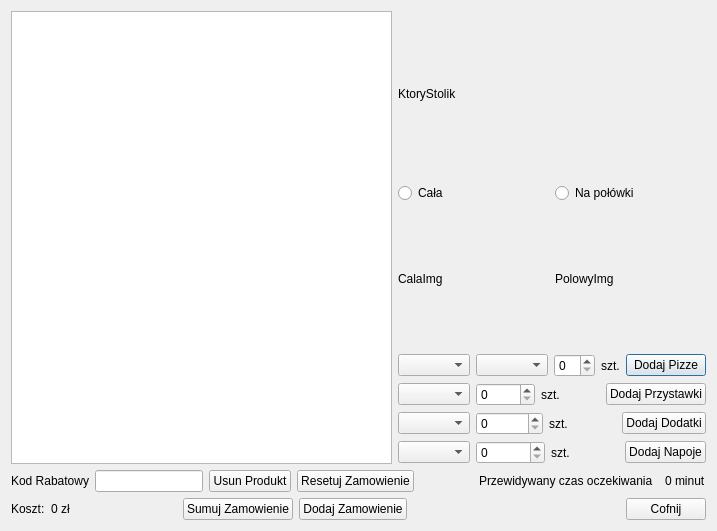
<?xml version="1.0" encoding="UTF-8"?>
<ui version="4.0">
 <class>Zamowienie</class>
 <widget class="QDialog" name="Zamowienie">
  <property name="geometry">
   <rect>
    <x>0</x>
    <y>0</y>
    <width>717</width>
    <height>531</height>
   </rect>
  </property>
  <property name="windowTitle">
   <string>Dialog</string>
  </property>
  <layout class="QFormLayout" name="formLayout">
   <item row="0" column="0" colspan="2">
    <layout class="QVBoxLayout" name="verticalLayout_3">
     <item>
      <layout class="QHBoxLayout" name="horizontalLayout_9">
       <item>
        <widget class="QListWidget" name="listWidget_rachunek"/>
       </item>
       <item>
        <layout class="QVBoxLayout" name="verticalLayout_2">
         <item>
          <widget class="QLabel" name="label_wyswietlWybranyStolik">
           <property name="text">
            <string>KtoryStolik</string>
           </property>
          </widget>
         </item>
         <item>
          <layout class="QVBoxLayout" name="verticalLayout">
           <item>
            <layout class="QHBoxLayout" name="horizontalLayout">
             <item>
              <widget class="QRadioButton" name="radioButton_cala">
               <property name="text">
                <string>Cała</string>
               </property>
              </widget>
             </item>
             <item>
              <widget class="QRadioButton" name="radioButton_polowy">
               <property name="text">
                <string>Na połówki</string>
               </property>
              </widget>
             </item>
            </layout>
           </item>
           <item>
            <layout class="QHBoxLayout" name="horizontalLayout_2">
             <item>
              <widget class="QLabel" name="label_pizzaCala">
               <property name="text">
                <string>CalaImg</string>
               </property>
              </widget>
             </item>
             <item>
              <widget class="QLabel" name="label_pizzaPolowa">
               <property name="text">
                <string>PolowyImg</string>
               </property>
              </widget>
             </item>
            </layout>
           </item>
          </layout>
         </item>
         <item>
          <layout class="QHBoxLayout" name="horizontalLayout_8">
           <item>
            <widget class="QComboBox" name="comboBox_rodzajPizzyPolowaLubCala"/>
           </item>
           <item>
            <widget class="QComboBox" name="comboBox_rodzajPizzyDrugaPolowa"/>
           </item>
           <item>
            <widget class="QSpinBox" name="spinBox_iloscPizzy"/>
           </item>
           <item>
            <widget class="QLabel" name="label_6">
             <property name="text">
              <string>szt.</string>
             </property>
            </widget>
           </item>
           <item>
            <widget class="QPushButton" name="pushButton_dodajPizze">
             <property name="text">
              <string>Dodaj Pizze</string>
             </property>
            </widget>
           </item>
          </layout>
         </item>
         <item>
          <layout class="QHBoxLayout" name="horizontalLayout_3">
           <item>
            <widget class="QComboBox" name="comboBox_rodzajPrzystawki"/>
           </item>
           <item>
            <widget class="QSpinBox" name="spinBox_iloscPrzystawki"/>
           </item>
           <item>
            <widget class="QLabel" name="label_3">
             <property name="text">
              <string>szt.</string>
             </property>
            </widget>
           </item>
           <item>
            <widget class="QPushButton" name="pushButton_dodajPrzystawki">
             <property name="text">
              <string>Dodaj Przystawki</string>
             </property>
            </widget>
           </item>
          </layout>
         </item>
         <item>
          <layout class="QHBoxLayout" name="horizontalLayout_4">
           <item>
            <widget class="QComboBox" name="comboBox_rodzajeDodatkow"/>
           </item>
           <item>
            <widget class="QSpinBox" name="spinBox_iloscDodatki"/>
           </item>
           <item>
            <widget class="QLabel" name="label_2">
             <property name="text">
              <string>szt.</string>
             </property>
            </widget>
           </item>
           <item>
            <widget class="QPushButton" name="pushButton_dodajDodatki">
             <property name="text">
              <string>Dodaj Dodatki</string>
             </property>
            </widget>
           </item>
          </layout>
         </item>
         <item>
          <layout class="QHBoxLayout" name="horizontalLayout_5">
           <item>
            <widget class="QComboBox" name="comboBox_rodzajeNapoje"/>
           </item>
           <item>
            <widget class="QSpinBox" name="spinBox_iloscNapoje"/>
           </item>
           <item>
            <widget class="QLabel" name="label">
             <property name="text">
              <string>szt.</string>
             </property>
            </widget>
           </item>
           <item>
            <widget class="QPushButton" name="pushButton_dodajNapoje">
             <property name="text">
              <string>Dodaj Napoje</string>
             </property>
            </widget>
           </item>
          </layout>
         </item>
        </layout>
       </item>
      </layout>
     </item>
     <item>
      <layout class="QHBoxLayout" name="horizontalLayout_7">
       <item>
        <widget class="QLabel" name="label_25">
         <property name="text">
          <string>Kod Rabatowy</string>
         </property>
        </widget>
       </item>
       <item>
        <widget class="QLineEdit" name="lineEdit_kodRabatowy"/>
       </item>
       <item>
        <widget class="QPushButton" name="pushButton_usunProdukt">
         <property name="text">
          <string>Usun Produkt</string>
         </property>
        </widget>
       </item>
       <item>
        <widget class="QPushButton" name="pushButton_resetujZamowienie">
         <property name="text">
          <string>Resetuj Zamowienie</string>
         </property>
        </widget>
       </item>
       <item>
        <spacer name="horizontalSpacer">
         <property name="orientation">
          <enum>Qt::Horizontal</enum>
         </property>
         <property name="sizeHint" stdset="0">
          <size>
           <width>40</width>
           <height>20</height>
          </size>
         </property>
        </spacer>
       </item>
       <item>
        <widget class="QLabel" name="label_27">
         <property name="text">
          <string>Przewidywany czas oczekiwania  </string>
         </property>
        </widget>
       </item>
       <item>
        <widget class="QLabel" name="label_czasOczekiwania">
         <property name="text">
          <string>0 minut</string>
         </property>
        </widget>
       </item>
      </layout>
     </item>
     <item>
      <layout class="QHBoxLayout" name="horizontalLayout_6">
       <item>
        <widget class="QLabel" name="label_26">
         <property name="text">
          <string>Koszt:</string>
         </property>
        </widget>
       </item>
       <item>
        <widget class="QLabel" name="label_sumaZamowienia">
         <property name="text">
          <string>0 zł</string>
         </property>
        </widget>
       </item>
       <item>
        <spacer name="horizontalSpacer_3">
         <property name="orientation">
          <enum>Qt::Horizontal</enum>
         </property>
         <property name="sizeHint" stdset="0">
          <size>
           <width>40</width>
           <height>20</height>
          </size>
         </property>
        </spacer>
       </item>
       <item>
        <widget class="QPushButton" name="pushButton_sumujZamowienie">
         <property name="text">
          <string>Sumuj Zamowienie</string>
         </property>
        </widget>
       </item>
       <item>
        <widget class="QPushButton" name="pushButton_dodajZamowienie">
         <property name="text">
          <string>Dodaj Zamowienie</string>
         </property>
        </widget>
       </item>
       <item>
        <spacer name="horizontalSpacer_4">
         <property name="orientation">
          <enum>Qt::Horizontal</enum>
         </property>
         <property name="sizeHint" stdset="0">
          <size>
           <width>40</width>
           <height>20</height>
          </size>
         </property>
        </spacer>
       </item>
       <item>
        <spacer name="horizontalSpacer_2">
         <property name="orientation">
          <enum>Qt::Horizontal</enum>
         </property>
         <property name="sizeHint" stdset="0">
          <size>
           <width>40</width>
           <height>20</height>
          </size>
         </property>
        </spacer>
       </item>
       <item>
        <widget class="QPushButton" name="pushButton_cofnij">
         <property name="text">
          <string>Cofnij</string>
         </property>
        </widget>
       </item>
      </layout>
     </item>
    </layout>
   </item>
  </layout>
 </widget>
 <resources/>
 <connections/>
</ui>
